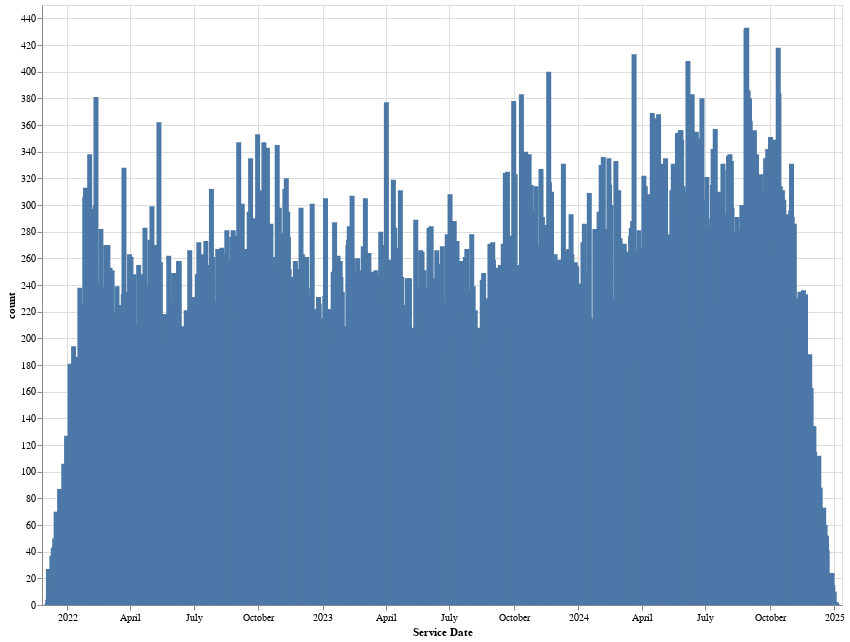

The notebook cell saved with this chart:
### Code cell
chart = alt.Chart(service_date_counts.to_pandas()).mark_bar().encode(
    x="Service Date",
    y="count"
).properties(
    width=800,  # Set the width of the chart
    height=600  # Set the height of the chart
)

chart.display()

### Figure 1 — Vega-Lite specification as saved in the notebook (floating-point values rounded to 4 significant figures; data arrays with more than 128 entries replaced by an {"elided": "..."} marker saying what was removed)
{"config": {"view": {"continuousWidth": 300, "continuousHeight": 300}}, "data": {"name": "data-a902b58e55120a3e28341de56676af31"}, "mark": {"type": "bar"}, "encoding": {"x": {"field": "Service Date", "type": "temporal"}, "y": {"field": "count", "type": "quantitative"}}, "height": 600, "width": 800, "$schema": "https://vega.github.io/schema/vega-lite/v5.20.1.json", "datasets": {"data-a902b58e55120a3e28341de56676af31": {"elided": "1130 records"}}}
